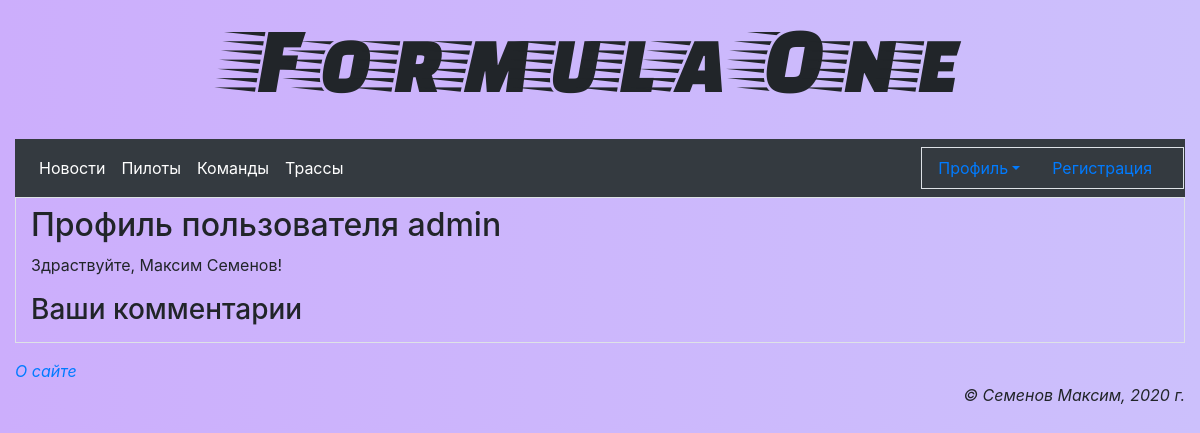
Page /accounts/profile/ (signed in) on the committed database.
### main/models.py (models this page shows)
class AdvUser(AbstractUser):
	is_activated = models.BooleanField(default=True, db_index=True, verbose_name='Прошел активацию?')
	send_messages = models.BooleanField(default=True, verbose_name = 'Оповещать о новых комментариях?')
	TEAMS = ( 	('Mercedes', 'Mercedes'),
				('Ferrari', 'Ferrari'),
				('Red Bull Racing', 'Red Bull Racing'),
				('Racing Point', 'Racing Point'),
				('Mclaren', 'Mclaren'),
				('Renault', 'Renault'),
				('Haas', 'Haas'),
				('Alfa Tauri', 'Alfa Tauri'),
				('Alfa Romeo', 'Alfa Romeo'),
				('Williams', 'Williams') )
	favorite_team = models.CharField(default=True, max_length=20, choices=TEAMS,
									 verbose_name = 'Любимая команда' )
	class Meta(AbstractUser.Meta):
		pass

### main/views.py (the view)
# urls.py: path('accounts/profile/', profile, name='profile'),
@login_required
def profile(request):
	return render(request, 'main/profile.html')

### main/templates/main/profile.html (shortened to what this page needs)
{% extends "layout/basic.html" %}
{% block content %}
<h2>Профиль пользователя {{ user.username }}</h2>
{% if user.first_name and user.last_name %}
<p>Здраствуйте, {{ user.first_name }} {{ user.last_name }}!</p>
{% else %}
<p>Здраствуйте</p>
{% endif %}
<h3>Ваши комментарии</h3>
{% endblock %}

### main/static/main/style.css (style rules this page uses)
body { background: linear-gradient(to right, #CCAEFC, #CCC0FC); }

### rows in the picture
AdvUser: username "admin", first_name "Максим", last_name "Семенов"
